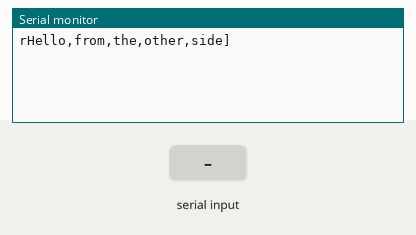
Bench run of a sketch on a simulated Arduino Uno, built with avr-gcc and run on an emulated ATmega328P. On the bench: the last lines printed to the serial monitor. The inputs (shaded band) are chosen by the test bench.

Above: at 1.2 s.
1.3 s: "1" received over Serial
At 3.5 s:
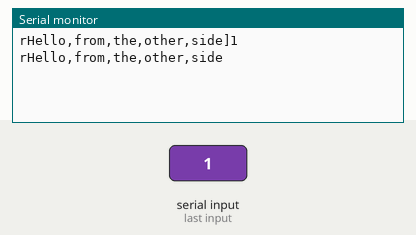
3.8 s: "0" received over Serial
At 5.2 s:
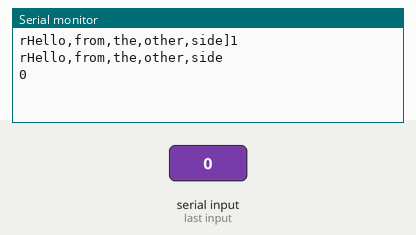
5.3 s: "2" received over Serial
At 7.7 s:
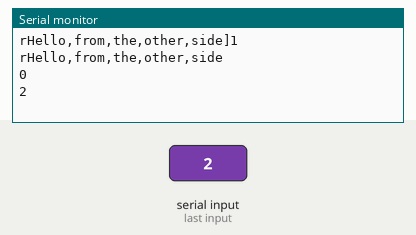

Measured:
- after the input at 1.3 s, the serial monitor: prints a new line after 1.0 s (image 1)
- after the input at 3.8 s, the serial monitor: prints a new line after 1.0 s (image 2)
- after the input at 5.3 s, the serial monitor: prints a new line after 1.0 s (image 3)

The sketch:

csv_test_arduino.ino
```cpp
String input;
int i;
int finished = false;
void setup() {
  // put your setup code here, to run once:
  Serial.begin(9600);

  while (!Serial);
  Serial.print("rHello,from,the,other,side]");

}

void loop() {
  // put your main code here, to run repeatedly:

  if (Serial.available())
  {
    input = Serial.readString();
    i = 0;
    Serial.println(input);
    finished = false;
    while(!finished && i < input.length())
    {
      if(input[i] > '0' && input[i] < 'z')
      {
        switch(input[i])
        {
          case ('1'): //LED on
            Serial.println("rHello,from,the,other,side");
            finished = true;
            break;
        }
      }
      i++;
    }
  }
}
```
